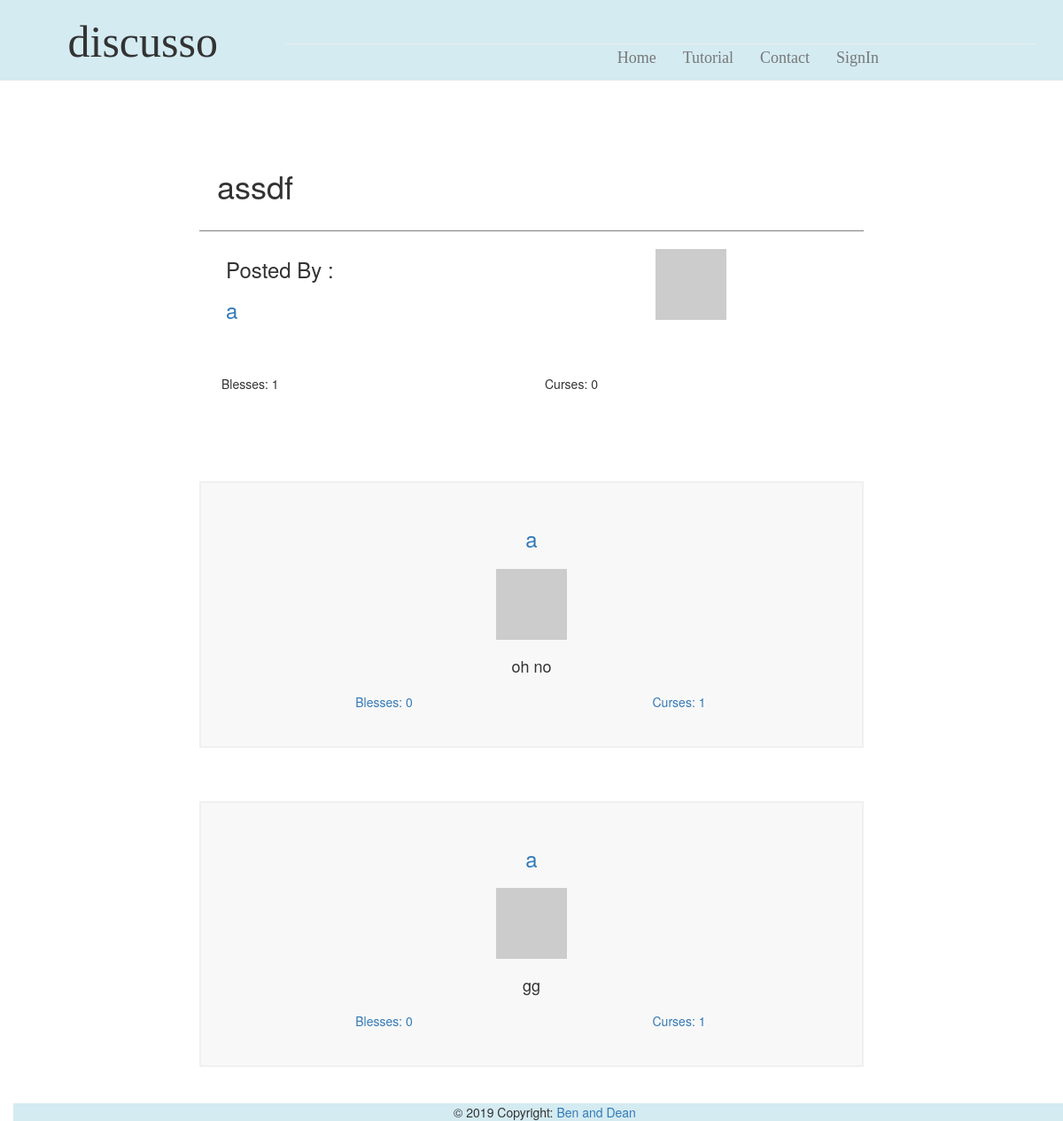
/topicpage/26, run on the app's committed database.
### app/models.py (models this page shows, shortened)
class Post(db.Model):
    id = db.Column(db.Integer, primary_key=True)
    title = db.Column(db.String(64))
    desc = db.Column(db.String(248))
    blesses = db.Column(db.Integer, default=0)
    curses = db.Column(db.Integer, default=0)
    timestamp = db.Column(db.DateTime, index=True, default=datetime.utcnow)
    user_id = db.Column(db.Integer, db.ForeignKey('user.id'))
    p_replies = db.relationship('Reply', backref='ogPost', lazy='dynamic')
    user_votes = db.relationship('Post_BC', backref='post', lazy='dynamic')

class User(UserMixin, db.Model):
    id = db.Column(db.Integer, primary_key=True)
    username = db.Column(db.String(64), index=True, unique=True)
    bio = db.Column(db.String(248))
    passwd_hash = db.Column(db.String(128))
    email = db.Column(db.String(120), index=True, unique=True)
    admin = db.Column(db.Boolean)
    blesses = db.Column(db.Integer, default=0)
    curses = db.Column(db.Integer, default=0)
    def avatar(self, size):
        digest = md5(self.email.lower().encode('utf-8')).hexdigest()
        return 'https://www.gravatar.com/avatar/{}?d=identicon&s={}'.format(
            digest, size)
    posts = db.relationship('Post', backref='author', lazy='dynamic')
    replies = db.relationship('Reply', backref='author', lazy='dynamic')

class Reply(db.Model):
    id = db.Column(db.Integer, primary_key=True)
    post_id = db.Column(db.Integer, db.ForeignKey('post.id'))
    text = db.Column(db.String(248))
    blesses = db.Column(db.Integer, default=0)
    curses = db.Column(db.Integer, default=0)
    timestamp = db.Column(db.DateTime, index=True, default=datetime.utcnow)
    stance = db.Column(db.Boolean)
    user_id = db.Column(db.Integer, db.ForeignKey('user.id'))
    user_votes = db.relationship('Reply_BC', backref='reply', lazy='dynamic')

### app/routes.py (the view, shortened to what this page needs)
@app.route('/topicpage/<postid>', methods=['GET', 'POST'])
def topic(postid):
    allUsers = User.query.all()
    myPost = Post.query.get(postid)
    if myPost is None:
        return render_template('404.html'), 404
    rForm = ReplyForm()
    bcForm = BlessCurseForm()
    myReply = myPost.p_replies.all()
    return render_template('topicpage.html', title='Topic', post=myPost,
                               replies=myReply, form=rForm, bcForm=bcForm, user=allUsers)

### app/templates/topicpage.html (shortened to what this page needs)
{% extends "topbar.html" %}
{% block content %}
<div class="container-fluid">
	<div class="leftSide col-lg-2">
	</div>
	<div class="topicPage mainArea col-lg-8">
		<div id="question">
			<div class="special">
				<h1> {{post.title}} </h1>
			</div>
			{% for u in user %}
			{% if u.id == post.user_id %}
			<div class="poststuff container-fluid">
				<div class="col-lg-6">
					<h3> Posted By :</h3>
					<h3><a href="{{ url_for('profile',userid = '') }}{{u.id}}">{{u.username}}</a></li>
					</h3>
				</div>
				<div class="col-lg-6">
					<div class="imgBox">
						<img src="{{ u.avatar(128) }}">
					</div>
				</div>
			</div>
			{%endif%}
			{%endfor%}
			<div class="innerTopic container-fluid">
				<div class="col-lg-6">
					<p>Blesses: {{post.blesses}} </p>
				</div>
				<div class="col-lg-6">
					<p>Curses: {{post.curses}} </p>
				</div>
				<br>
				<br>
				<div class="blurb">
					<br>
					<p>{{post.desc}}</p>
				</div>
			</div>
		</div>
		{% for reply in replies %}
		<div class="comment">
			<div class="header">
				{% for u in user %}
				{% if u.id == reply.user_id %}
				<h3><a href="{{ url_for('profile',userid = '') }}{{u.id}}">{{u.username}}</a></li>
				</h3>
				<div class="imgBox">
					<img src="{{ u.avatar(36) }}">
				</div>
				{%endif%}
				{%endfor%}
				<h4> {{reply.text}} </h4>
			</div>
			<div class="innerTopic container-fluid">
				<div class="col-lg-6">
					<a href= {{url_for('applyBCtoReply', reply_id=reply.id, option='bless')}}>Blesses: {{reply.blesses}} </a>
				</div>
				<div class="col-lg-6">
					<a href= {{url_for('applyBCtoReply', reply_id=reply.id, option='curse')}}>Curses: {{reply.curses}} </a>
				</div>
			</div>
		</div>
			<br>
			<br>
			<br>
			{% endfor %}
	</div>
	{% endblock %}

### app/static/stylesheet.css (style rules this page uses)
@media (min-width: 900px) { body { padding-top: 150px; } }
.innerTopic { padding: 10px; }
.special { padding: 20px; border-bottom: 1px solid grey; margin-bottom: 10px; }
.blurb p { font-size: large; padding-top: 40px; padding-left: 10%; padding-right: 10%; }
.imgBox { padding: 10px; text-align: center; }
.poststuff { padding-bottom: 40px; }
.comment { padding: 30px; text-align: center; background-color: #F8F8F8; border: 2px solid #F0F0F0; }

### data on the page
Post: title "assdf", blesses "1", curses "0"
User: username "a"
Reply: text "oh no", blesses "0", curses "1"
Reply: text "gg", blesses "0", curses "1"
